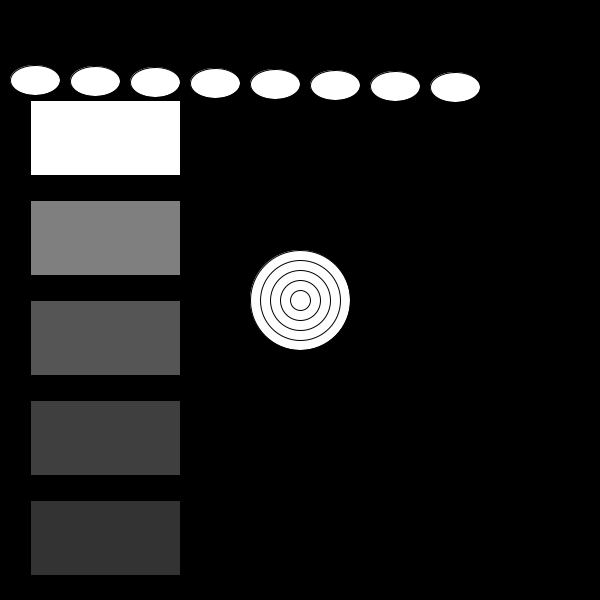
Frame 1 (no input)
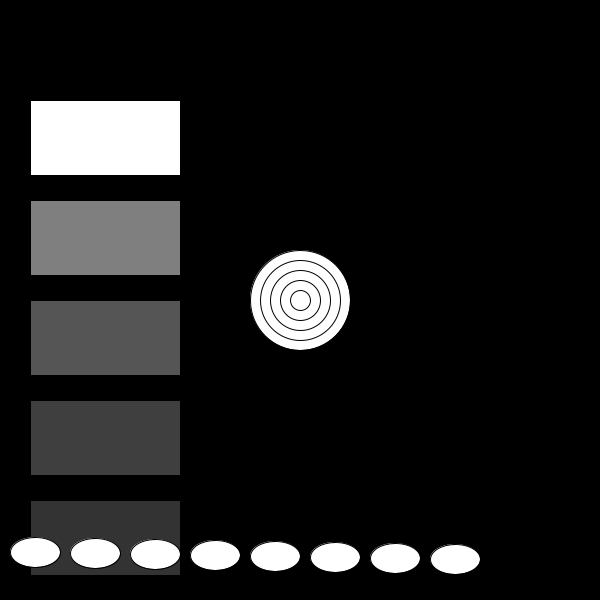
Frame 60 (the mouse pressed at the canvas centre just before this capture)
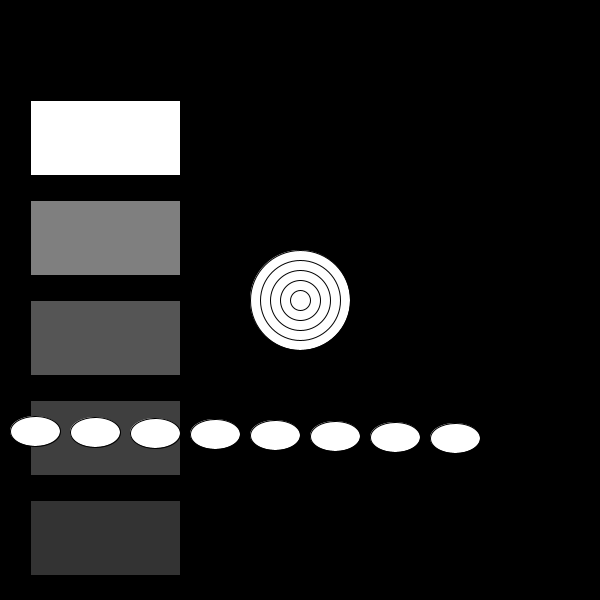
Frame 120 (the mouse held since frame 60 and released just before this capture)

The Processing sketch that drew these frames (run headless with seeded random() and noise(); from frame 60 on, the mouse is pressed at the canvas centre):

// Processing sketch: While_Loops
// ── While_Loops.pde
int ovalPos =80;

void setup() {
  size(600, 600);
}

void draw() {
  background(0);
  int x=5;

  while (x>0) {
    ellipse(width/2, height/2, 20*x, 20*x);
    x -=1;
  }
  int y=1;
  while (y<6) {
    fill(255/y);
    rect(30, y*100, 150, 75);
    y+=1;
  }
  int z=0;
  while (z<8) {
    fill(255);
    ellipse((z*60)+35, ovalPos, 50, 30);
    z+=1;
    ovalPos +=1;

    if (ovalPos> height) {
      ovalPos =0;
    }
  }
}
